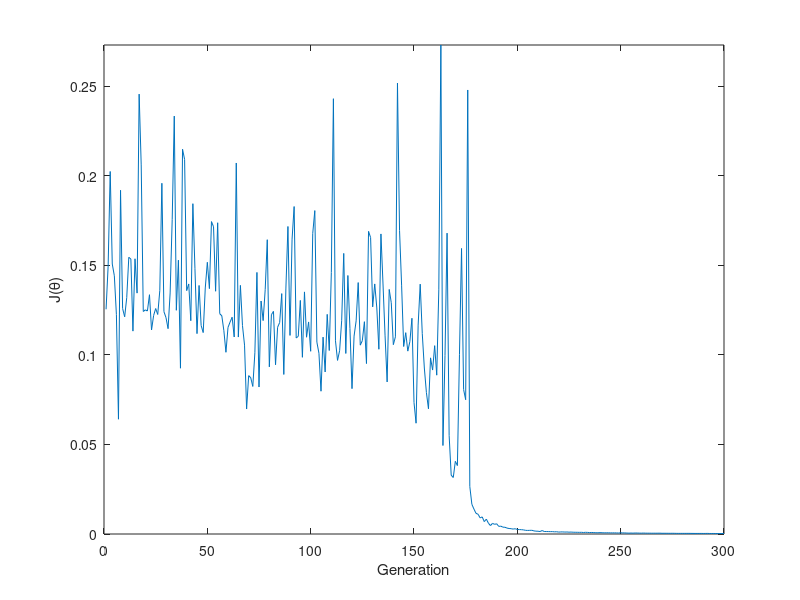

The MATLAB script that drew this image:
% An artificial neural network example using
% regular multi-layer perceptrons.

clear all;
rng(3);

% Learning XOR
% ------------

X = { [0; 0]; 
      [1; 0]; 
      [0; 1]; 
      [1; 1] };
  
Y = { 0;
      1;
      1;
      0 };

assert( numel(X) == numel(Y) );

  
% The "input layer"
% -----------------

% This layer does not exist, since the "outgoing" connection weights
% are encoded as part of the first hidden layer and the "input neurons"
% just act as identities.
  

% The (first and only) hidden layer
% ---------------------------------

N_inputs     = numel(X{1});
N_neurons    = 2;
activation   = @(a) 1./(1+exp(-a)); % logistic function
d_activation = @(a) activation(a).*(1-activation(a));
L{1}         = struct(...
                'theta',  0.05*randn(N_neurons, N_inputs), ...
                'bias',   0.05*randn(N_neurons, 1), ...
                'sigma',  activation, ...
                'dsigma', d_activation ...
                );

            
% The output layer
% ----------------

N_inputs     = size(L{1}.theta, 1); % no. inputs is no. previous outputs
N_neurons    = 1;
activation   = L{1}.sigma;          % using the same activation function
d_activation = L{1}.dsigma;
L{2}         = struct(...
                'theta',  0.05*randn(N_neurons, N_inputs), ...
                'bias',   0.05*randn(N_neurons, 1), ...
                'sigma',  activation, ...
                'dsigma', d_activation ...
                );
            
            
% Test execution of the network
% -----------------------------

disp('Untrained network:');

for i=1:numel(X)     % ... for each training sample ...
    z = X{i};        % The first layer's activation is the network input.

    for j=1:numel(L) % ... for each network layer sample ...
        weights = L{j}.theta;
        bias    = L{j}.bias;
        sigma   = L{j}.sigma;
        
        a = weights * z + bias;
        z = sigma(a);
    end
    
    disp([ '  h( ' mat2str(X{i}) ' ) = ' mat2str(z) ]);
end


% Network training
% ----------------

threshold = 0.003;          % stop iterating when J < threshold
N_epochs = 2e4;             % max. number of training rounds
M_epochs = 3e2;             % min. number of training rounds
eta      = 1.;              % the learning rate
my       = 0.1;             % momentum of the learning rate
N_layers = numel(L);
J        = zeros(1, N_epochs);

% Flat spot elimination helps Gradient Descent in very flat error
% surface areas by suggesting some (fake) gradient to move along.
fse      = 0.1;             % flat spot elimination amount

% We are keeping the previous delta values for momentum descent.
prev_change_theta = cell(N_layers, 1);
prev_change_bias  = cell(N_layers, 1);
for j=1:N_layers
    prev_change_theta{j} = zeros(size(L{j}.theta));
    prev_change_bias{j}  = zeros(size(L{j}.bias));
end

for k=1:N_epochs            % ... for each training epoch ...
    
    % prepare space to store all the training activations
    % required during the backpropagation step
    A = cell(N_layers, 1);
    Z = cell(N_layers, 1);
    for j=1:N_layers
        A{j} = nan(1, size(L{j}.theta, 1));
        Out{j} = nan(1, size(L{j}.theta, 1));
    end
    
    % prepare the accumulated delta values
    change_theta = cell(N_layers, 1);
    change_bias  = cell(N_layers, 1);
    for j=1:N_layers
        change_theta{j} = zeros(size(L{j}.theta));
        change_bias{j}  = zeros(size(L{j}.bias));
    end
    
    % running batches of 10 (random) examples each;
    % this makes this approach a Stochastic Gradient Descent.
    range = randi(numel(X), 1, 20);
    
    for i=range             % for each selected training sample
        z = X{i};
        for j=1:N_layers
            weights = L{j}.theta;
            bias    = L{j}.bias;
            sigma   = L{j}.sigma;
            
            a = weights * z + bias;                      
            z = sigma( a );
            
            A{j} = a;       % store the activation for later
            Z{j} = z;       % store the output for later
        end

        e    = Y{i} - Z{N_layers};
        J(k) = J(k) + 0.5 * sum( e.^2 );       % cost function to minimize
        
        % prepare the delta values
        delta = cell(N_layers, 1);             % delta for the weights

        % calculate the error delta of the output layer
        % over all trainings examples (using the dot product)
        output_layer      = L{N_layers};
        gradient          = output_layer.dsigma( A{N_layers} ) + fse;
        delta{N_layers}   = e * gradient;

        % accumulate deltas over the complete batch.
        % The weight change is given as 
        %   dw = delta * input
        % where the input is the output of the previous layer.
        layer_input = Z{N_layers-1};
        change_theta{N_layers} = change_theta{N_layers} ...
                               + delta{N_layers} * layer_input';
        change_bias{N_layers} = change_bias{N_layers} ...
                               + delta{N_layers} * 1;

        % calculate the error delta for all hidden layers
        for j=N_layers-1:-1:1
            current_layer = L{j};
            next_layer    = L{j+1};
            
            % the inputs in the following neurons are affected through
            % our activation function; we thus use its gradient to
            % determine the influence on the error created by each
            % connection weights to connected units.
            delta_k    = delta{j+1};
            theta_k    = next_layer.theta;
            gradient   = current_layer.dsigma( A{j} ) + fse;
            
            delta{j}   = (theta_k'  * delta_k) .* gradient;
            
            % accumulate deltas over the complete batch;
            % the input of the first layer is the actual training input.
            layer_input = X{i};
            if j > 1
                layer_input = Z{j-1};
            end
            change_theta{j} = change_theta{j} + delta{j} * layer_input';
            change_bias{j}  = change_bias{j}  + delta{j} * 1;
        end
        
    end % for each training sample

    % update the hidden and output layer weights
    for j=1:N_layers          
        L{j}.theta = L{j}.theta + eta * change_theta{j} ...
                                +  my * prev_change_theta{j};
        L{j}.bias  = L{j}.bias  + eta * change_bias{j} ...
                                +  my * prev_change_bias{j};
    end
    
    % keeping the current values for momentum-based descent
    prev_change_theta = change_theta;
    prev_change_bias = change_bias;
    
    % adjust the cost for all samples
    J(k) = J(k) / numel(range);
    
    % assume J(theta) is still good here; early exit the process
    if (k >= M_epochs) && (J(k) <= threshold)
        J = J(1:k); % trim away unused slots
        break;
    end
end


% Test execution of the network
% -----------------------------

disp('Trained network:');

for i=1:numel(X)
    z = X{i};

    for j=1:numel(L)
        weights = L{j}.theta;
        bias    = L{j}.bias;
        sigma   = L{j}.sigma;
        
        a = weights*z + bias;
        z = sigma(a);
    end
    
    disp([ '  h( ' mat2str(X{i}) ' ) = ' mat2str(z) ]);
end

close all;
figure;
plot(J); hold on;
ylabel('J(\theta)'); xlabel('Generation');
ylim([0 max(J)]);
xlim([0 numel(J)]);
